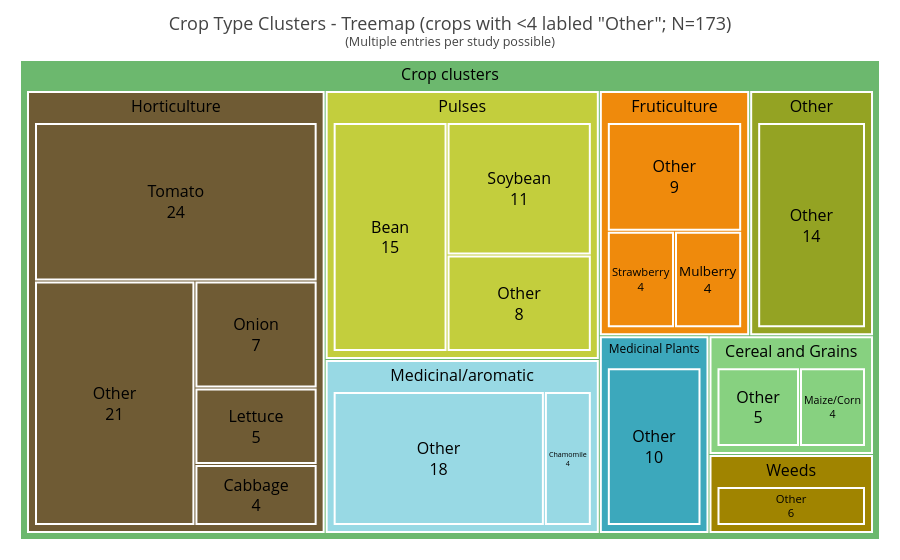

Notebook code cell kept with this figure:
### Markdown cell above
### Crop Cluster Treemap

### Code cell
# Treemap of crops grouped by crop-type cluster (col F of 260505 CSV).
# Two-level hierarchy: cluster (parent rectangle) -> crop (child rectangle).
# Crops with >=MIN_STUDIES studies are shown individually; the long tail of
# crops below that is rolled up into one "Other (k crops)" leaf *per cluster*,
# so each cluster's total area still reflects all of its crops.
# Uses QUALITATIVE_COLORS so each cluster gets a distinct color shared by all
# its crop children — visual cohesion within a cluster, white borders separate crops.

from collections import Counter, defaultdict
import plotly.express as px

# Step 1: count each crop occurrence (comma-split — same convention as crop_cluster_bar)
crop_counter = Counter()
# Warnings for empty crop fields printed in the crop bar chart cell above
for raw in df['Crop type studied'].dropna().astype(str):
    for token in raw.split(','):
        crop = token.strip().lower()
        if crop == '':
            continue
        crop_counter[crop] += 1

# Step 2: resolve each crop to its cluster, then fold entire clusters that are
# too small to read on their own into the catch-all "Other" cluster. This is a
# different merge from the per-crop "tail" rollup below: it operates on whole
# clusters (e.g. a cluster like Silviculture with only 1 total occurrence),
# not on individual crops within an otherwise well-populated cluster.
MIN_STUDIES = 4
# Clusters with fewer than this many total occurrences merge into "Other".
MIN_CLUSTER_TOTAL = 3

crop_cluster_map = {}
cluster_totals = defaultdict(int)
for crop, n in crop_counter.items():
    cluster = lookup_crop_cluster.get(crop)
    if not cluster or pd.isna(cluster):
        cluster = 'Other'
    crop_cluster_map[crop] = cluster
    cluster_totals[cluster] += n

small_clusters = {
    c for c, total in cluster_totals.items() if c != 'Other' and total < MIN_CLUSTER_TOTAL
}
if small_clusters:
    print(f"Clusters merged into 'Other' (total < {MIN_CLUSTER_TOTAL}): {sorted(small_clusters)}")
for crop, cluster in crop_cluster_map.items():
    if cluster in small_clusters:
        crop_cluster_map[crop] = 'Other'

# Step 3: split crops into "named" (>=MIN_STUDIES, shown individually) and
# "tail" (rolled up into a per-cluster "Other" leaf).
# Buckets keyed by cluster:
#   tail_counts[cluster] = total occurrences of below-threshold crops in that cluster
#   tail_n_crops[cluster] = how many distinct crops were rolled up
tail_counts = defaultdict(int)
tail_n_crops = defaultdict(int)
treemap_rows = []

for crop, n in crop_counter.items():
    cluster = crop_cluster_map[crop]
    if n >= MIN_STUDIES:
        treemap_rows.append({'crop': crop.title(), 'cluster': cluster, 'count': n})
    else:
        tail_counts[cluster] += n
        tail_n_crops[cluster] += 1

# Append one synthetic "Other (k crops)" leaf per cluster with a non-empty tail.
# The label includes the count of rolled-up crops so the reader knows what's hidden.
for cluster, total in tail_counts.items():
    treemap_rows.append({
        'crop': 'Other',
        'cluster': cluster,
        'count': total,
    })

treemap_df = pd.DataFrame(treemap_rows)
print(f"Named crops (>={MIN_STUDIES} studies): {sum(1 for r in treemap_rows if r['crop'] != 'Other')}")
print(f"Tail buckets ('Other' leaves): {len(tail_counts)}")
print(f"Tail crops rolled up: {sum(tail_n_crops.values())}")
print(f"Total crop occurrences in treemap: {treemap_df['count'].sum()}")
print(f"Clusters represented: {treemap_df['cluster'].nunique()}")

# Step 4: build treemap. path=[Constant root, cluster, crop] gives 2 nesting levels.
# color='cluster' maps each cluster to a QUALITATIVE_COLORS slot; crop leaves inherit
# their parent cluster's color, so visual grouping is automatic.
fig_crop_tree = px.treemap(
    treemap_df,
    path=[px.Constant('Crop clusters'), 'cluster', 'crop'],
    values='count',
    color='cluster',
    color_discrete_sequence=QUALITATIVE_COLORS_AGRO_BROWN,
)
fig_crop_tree.update_traces(
    marker=dict(line=dict(color='white', width=2)),
    textfont=dict(size=PLOTLY_TEXT_FS, color='black'),
    textinfo='label+value',
    textposition='middle center',
)
fig_crop_tree.update_layout(
    title=f'Crop Type Clusters - Treemap (crops with <{MIN_STUDIES} labled "Other"; N={treemap_df["count"].sum()})<br><sup>(Multiple entries per study possible)</sup>',
    margin=dict(t=60, b=20, l=20, r=20),
)

fig_crop_tree.show()
fig_crop_tree.write_image('crop_cluster_treemap.png', width=1000, height=700, scale=2)
print("Chart saved: crop_cluster_treemap.png")

### Figure 1 — Plotly figure (JSON) as saved in the notebook; plotly's stock layout.template omitted (floating-point values rounded to 4 significant figures)
{"data": [{"branchvalues": "total", "customdata": [["(?)"], ["Cereal and Grains"], ["Cereal and Grains"], ["Cereal and Grains"], ["Fruticulture"], ["Fruticulture"], ["Fruticulture"], ["Fruticulture"], ["Horticulture"], ["Horticulture"], ["Horticulture"], ["Horticulture"], ["Horticulture"], ["Horticulture"], ["Medicinal Plants"], ["Medicinal Plants"], ["Medicinal/aromatic"], ["Medicinal/aromatic"], ["Medicinal/aromatic"], ["Other"], ["Other"], ["Pulses"], ["Pulses"], ["Pulses"], ["Pulses"], ["Weeds"], ["Weeds"]], "domain": {"x": [0.0, 1.0], "y": [0.0, 1.0]}, "hovertemplate": "labels=%{label}<br>count=%{value}<br>parent=%{parent}<br>id=%{id}<br>cluster=%{customdata[0]}<extra></extra>", "ids": ["Crop clusters", "Crop clusters/Cereal and Grains", "Crop clusters/Cereal and Grains/Other", "Crop clusters/Cereal and Grains/Maize/Corn", "Crop clusters/Fruticulture", "Crop clusters/Fruticulture/Other", "Crop clusters/Fruticulture/Strawberry", "Crop clusters/Fruticulture/Mulberry", "Crop clusters/Horticulture", "Crop clusters/Horticulture/Other", "Crop clusters/Horticulture/Lettuce", "Crop clusters/Horticulture/Cabbage", "Crop clusters/Horticulture/Onion", "Crop clusters/Horticulture/Tomato", "Crop clusters/Medicinal Plants", "Crop clusters/Medicinal Plants/Other", "Crop clusters/Medicinal/aromatic/Chamomile", "Crop clusters/Medicinal/aromatic/Other", "Crop clusters/Medicinal/aromatic", "Crop clusters/Other", "Crop clusters/Other/Other", "Crop clusters/Pulses/Other", "Crop clusters/Pulses", "Crop clusters/Pulses/Bean", "Crop clusters/Pulses/Soybean", "Crop clusters/Weeds", "Crop clusters/Weeds/Other"], "labels": ["Crop clusters", "Cereal and Grains", "Other", "Maize/Corn", "Fruticulture", "Other", "Strawberry", "Mulberry", "Horticulture", "Other", "Lettuce", "Cabbage", "Onion", "Tomato", "Medicinal Plants", "Other", "Chamomile", "Other", "Medicinal/aromatic", "Other", "Other", "Other", "Pulses", "Bean", "Soybean", "Weeds", "Other"], "marker": {"colors": ["#6CB86E", "#87D180", "#87D180", "#87D180", "#EF8A0C", "#EF8A0C", "#EF8A0C", "#EF8A0C", "#6F5B34", "#6F5B34", "#6F5B34", "#6F5B34", "#6F5B34", "#6F5B34", "#3CA8BC", "#3CA8BC", "#98D9E4", "#98D9E4", "#98D9E4", "#94A323", "#94A323", "#C3CE3D", "#C3CE3D", "#C3CE3D", "#C3CE3D", "#A08400", "#A08400"], "line": {"color": "white", "width": 2}}, "name": "", "parents": ["", "Crop clusters", "Crop clusters/Cereal and Grains", "Crop clusters/Cereal and Grains", "Crop clusters", "Crop clusters/Fruticulture", "Crop clusters/Fruticulture", "Crop clusters/Fruticulture", "Crop clusters", "Crop clusters/Horticulture", "Crop clusters/Horticulture", "Crop clusters/Horticulture", "Crop clusters/Horticulture", "Crop clusters/Horticulture", "Crop clusters", "Crop clusters/Medicinal Plants", "Crop clusters/Medicinal/aromatic", "Crop clusters/Medicinal/aromatic", "Crop clusters", "Crop clusters", "Crop clusters/Other", "Crop clusters/Pulses", "Crop clusters", "Crop clusters/Pulses", "Crop clusters/Pulses", "Crop clusters", "Crop clusters/Weeds"], "values": [173.0, 9.0, 5.0, 4.0, 17.0, 9.0, 4.0, 4.0, 61.0, 21.0, 5.0, 4.0, 7.0, 24.0, 10.0, 10.0, 4.0, 18.0, 22.0, 14.0, 14.0, 8.0, 34.0, 15.0, 11.0, 6.0, 6.0], "type": "treemap", "textfont": {"color": "black", "size": 16}, "textinfo": "label+value", "textposition": "middle center"}], "layout": {"legend": {"tracegroupgap": 0}, "margin": {"t": 60, "b": 20, "l": 20, "r": 20}, "treemapcolorway": ["#6CB86E", "#87D180", "#EF8A0C", "#6F5B34", "#3CA8BC", "#98D9E4", "#94A323", "#C3CE3D", "#A08400", "#F7D42A", "#26897E", "#8DBFA8"], "title": {"text": "Crop Type Clusters - Treemap (crops with <4 labled \"Other\"; N=173)<br><sup>(Multiple entries per study possible)</sup>"}}}
